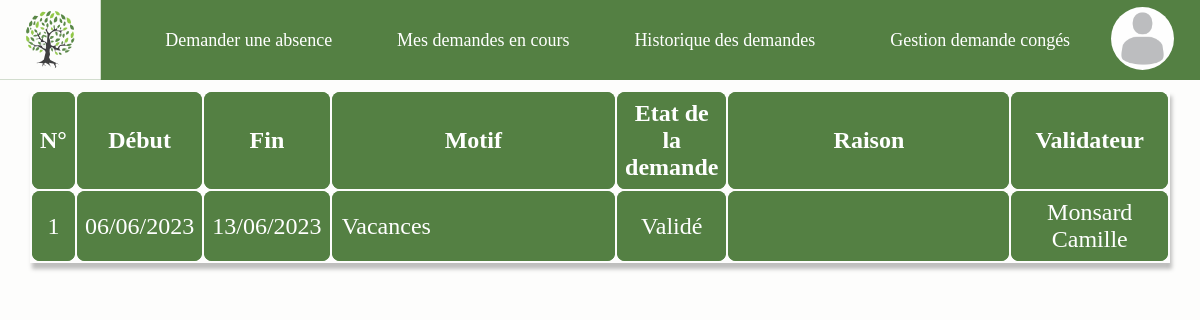
The app's page /pages/historique.php (signed in) with its own data.
### tables this page shows
CREATE TABLE `DEMANDE_CONGE` (
  `ID_DEMANDE_CONGE` int(5) NOT NULL,
  `MATRICULE` varchar(5) NOT NULL,
  `DATE_DEMANDE` date NOT NULL,
  `DATE_DEBUT` date NOT NULL,
  `DATE_FIN` date NOT NULL,
  `MOTIF_DEMANDE` varchar(255) NOT NULL,
  `MOTIF_DECISION` varchar(255) DEFAULT NULL,
  `STATUT_DEMANDE_CONGE` int(2) NOT NULL,
  `TYPE_CONGE_DEMANDE` int(2) NOT NULL,
  `VALIDATEUR` varchar(5) DEFAULT NULL
);

CREATE TABLE `STATUT_DEMANDE` (
  `ID_STATUT` int(11) NOT NULL,
  `LIBELLE_STATUT` varchar(30) DEFAULT NULL
);

### models/req_histo.php (called while the page is built)
<?php
include 'session.php';
include 'connexion_serveur.php';
$sql = "SELECT DATE_DEBUT, DATE_FIN, MOTIF_DEMANDE, LIBELLE_STATUT, MOTIF_DECISION, VALIDATEUR FROM DEMANDE_CONGE INNER JOIN STATUT_DEMANDE ON DEMANDE_CONGE.STATUT_DEMANDE_CONGE=STATUT_DEMANDE.id_Statut WHERE MATRICULE = :matricule AND STATUT_DEMANDE_CONGE != 1";
$query = $db->prepare($sql);
$query->bindValue(':matricule', $matricule, PDO::PARAM_STR);
$query->execute();
$histo = $query->fetchAll();
foreach ($histo as $key => $value) {
    $histo[$key]['DATE_DEBUT'] = date("d/m/Y", strtotime($value['DATE_DEBUT']));
    $histo[$key]['DATE_FIN'] = date("d/m/Y", strtotime($value['DATE_FIN']));
    $validateur = $value['VALIDATEUR'];
    $sql = "SELECT CONCAT(NOM, ' ', PRENOM) AS VALIDATEUR FROM EMPLOYE WHERE MATRICULE= :validateur";
    $query = $db->prepare($sql);
    $query->bindValue(':validateur', $validateur, PDO::PARAM_STR);
    $query->execute();
    $valid = $query->fetch();
    $histo[$key]['VALIDATEUR'] = $valid['VALIDATEUR'];
}

### pages/historique.php (the view, shortened to what this page needs)
<?php
include('../common/header.php');
require('../models/req_histo.php');
?>
<div class="historique_tab">
  <table class="tab_histo">
    <tr>
      <th class="tab_nom">N°</th>
      <th class="tab_nom">Début</th>
      <th class="tab_nom">Fin</th>
      <th class="tab_nom">Motif</th>
      <th class="tab_nom">Etat de la demande</th>
      <th class="tab_nom">Raison</th>
      <th class="tab_nom">Validateur</th>
    </tr>
    <?php
    $n = 1;
    foreach ($histo as $value) {
      echo '<tr>';
      echo '<td class="tab_index">' . $n . '</td>';
      echo '<td class="tab_dates">' . $value['DATE_DEBUT'] . '</td>';
      echo '<td class="tab_dates">' . $value['DATE_FIN'] . '</td>';
      echo '<td class="tab_motif">' . $value['MOTIF_DEMANDE'] . '</td>';
      echo '<td class="tab_histo_statut">' . $value['LIBELLE_STATUT'] . '</td>';
      echo '<td class="tab_histo_decision">' . $value['MOTIF_DECISION'] . '</td>';
      echo '<td class="tab_histo_validateur">' . $value['VALIDATEUR'] . '</td>';
      $n++;
    }
    ?>
  </table>
</div>
<?php require('../common/footer.php'); ?>

### publics/css/style.css (style rules this page uses)
body { margin: 0; padding: 0; background-color: rgb(253, 253, 252); height: 90vh; }
.tab_histo { width: 95vw; box-shadow: 2px 6px 4px 0 rgb(0 0 0 / 25%); }
tbody>tr, tbody>tr>td, .tab_nom { border-radius: 8px; padding: 10px; background-color: #548043; color: white; padding: 8px; font-size: x-large; }
.tab_histo_decision, .tab_motif { width: 500px; padding: 10px; }
.tab_index, .tab_histo_statut, .tab_dates { text-align: center; padding: 8px; }
.tab_histo_validateur { width: 180px; text-align: center; }
.historique_tab, .div_demande { display: flex; justify-content: center; margin-top: 10px; }
.tab_motif { text-align: left; padding: 0 0 0 10px; width: 500px; }

### records on screen
demande_conge: DATE_DEBUT "06/06/2023", DATE_FIN "13/06/2023", MOTIF_DEMANDE "Vacances", STATUT_DEMANDE_CONGE.LIBELLE_STATUT "Validé", VALIDATEUR "Monsard Camille"
